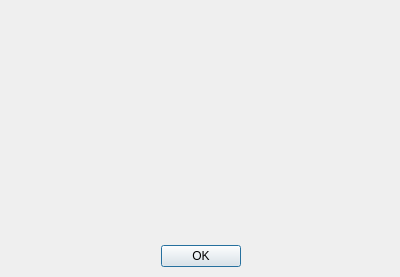
<?xml version="1.0" encoding="UTF-8"?>
<ui version="4.0">
 <class>SplashScreen</class>
 <widget class="QDialog" name="SplashScreen">
  <property name="windowModality">
   <enum>Qt::ApplicationModal</enum>
  </property>
  <property name="geometry">
   <rect>
    <x>0</x>
    <y>0</y>
    <width>400</width>
    <height>277</height>
   </rect>
  </property>
  <property name="windowTitle">
   <string>Dialog</string>
  </property>
  <widget class="QDialogButtonBox" name="buttonBox">
   <property name="geometry">
    <rect>
     <x>10</x>
     <y>240</y>
     <width>381</width>
     <height>32</height>
    </rect>
   </property>
   <property name="orientation">
    <enum>Qt::Horizontal</enum>
   </property>
   <property name="standardButtons">
    <set>QDialogButtonBox::Ok</set>
   </property>
   <property name="centerButtons">
    <bool>true</bool>
   </property>
  </widget>
  <widget class="QLabel" name="label">
   <property name="geometry">
    <rect>
     <x>10</x>
     <y>10</y>
     <width>381</width>
     <height>231</height>
    </rect>
   </property>
   <property name="text">
    <string/>
   </property>
   <property name="pixmap">
    <pixmap resource="resources.qrc">:/plugins/ifsttarrouting/Logo-TEMPUS.jpg</pixmap>
   </property>
  </widget>
 </widget>
 <resources>
  <include location="resources.qrc"/>
 </resources>
 <connections>
  <connection>
   <sender>buttonBox</sender>
   <signal>accepted()</signal>
   <receiver>SplashScreen</receiver>
   <slot>accept()</slot>
   <hints>
    <hint type="sourcelabel">
     <x>248</x>
     <y>254</y>
    </hint>
    <hint type="destinationlabel">
     <x>157</x>
     <y>274</y>
    </hint>
   </hints>
  </connection>
  <connection>
   <sender>buttonBox</sender>
   <signal>rejected()</signal>
   <receiver>SplashScreen</receiver>
   <slot>reject()</slot>
   <hints>
    <hint type="sourcelabel">
     <x>316</x>
     <y>260</y>
    </hint>
    <hint type="destinationlabel">
     <x>286</x>
     <y>274</y>
    </hint>
   </hints>
  </connection>
 </connections>
</ui>
